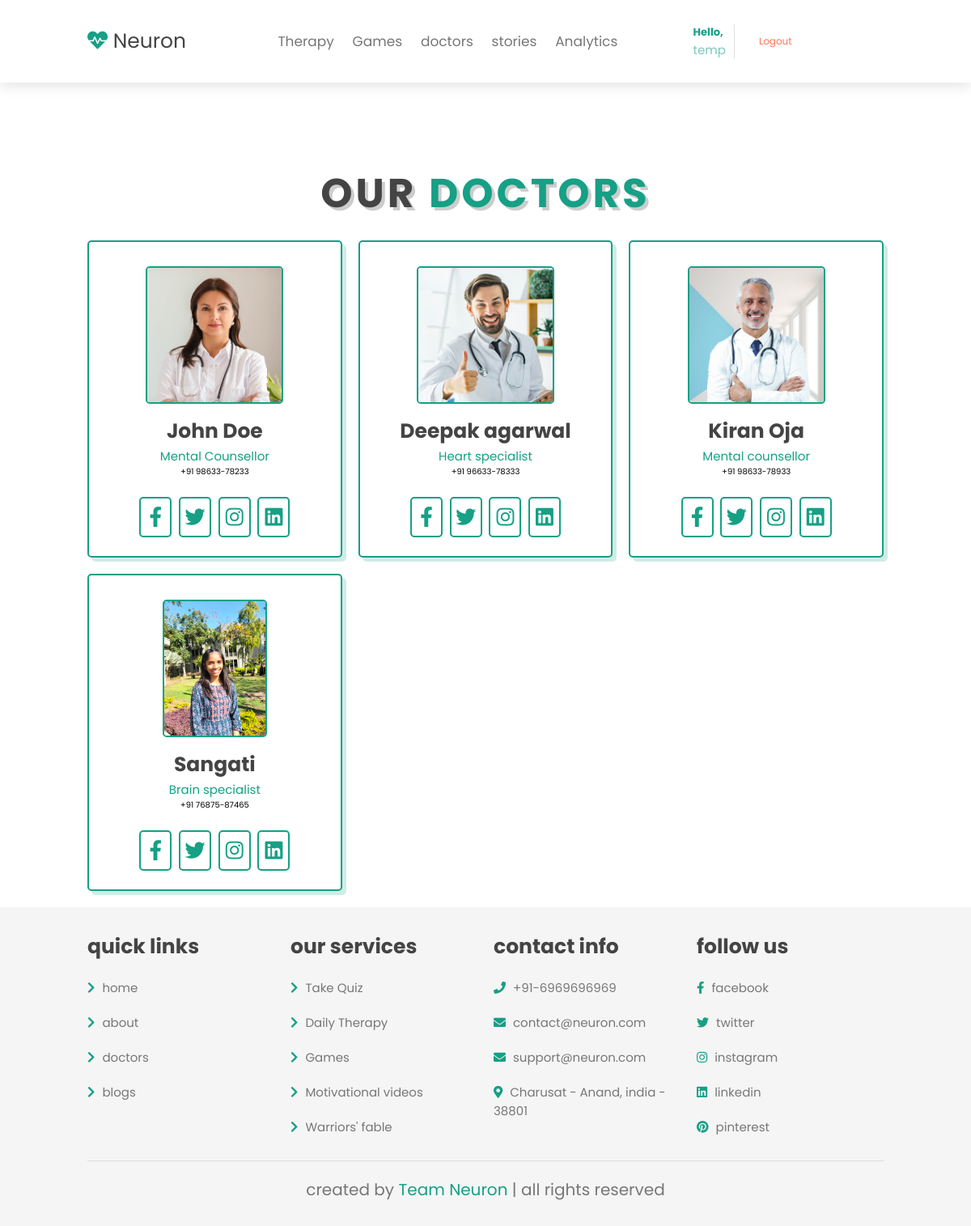
Page /doctors (signed in) on the committed database.
### neuron_main/models.py (models this page shows)
class Doctor(models.Model):
    photo = models.ImageField(upload_to='media/image/', null=True)
    portfolio = models.CharField(max_length=100)
    name = models.CharField(max_length=30)
    location = models.CharField(max_length=50)
    contact_no = models.CharField(max_length=15)

### neuron_main/views.py (the view)
# urls.py: path('doctors', views.doctors, name="Doctors | Neuron"),
def doctors(request):
    user = request.user
    doctors = list(Doctor.objects.all())
    if(user.is_authenticated):
        return render(request, 'doctors.html', context={'username': user.username, 'doctors': doctors})
    return render(request, 'doctors.html', context={'doctors': doctors})

### templates/doctors.html (shortened to what this page needs)
{% extends 'base.html' %}
{% load static %}
  {% block content %}
<section class="doctors" id="doctors">
    <h1 class="heading" style="padding-top: 10vh"> our <span>doctors</span> </h1>
    <div class="box-container">
      {% for doctor in doctors %}
        <div class="box">
            <img src="{{ doctor.photo.url }}" alt="">
            <h3>{{doctor.name}}</h3>
            <span>{{doctor.portfolio}}</span>
            <pre style="font-size: 1rem">{{doctor.contact_no}}</pre>
            <div class="share">
                <a href="#" class="fab fa-facebook-f"></a>
                <a href="#" class="fab fa-twitter"></a>
                <a href="#" class="fab fa-instagram"></a>
                <a href="#" class="fab fa-linkedin"></a>
            </div>
        </div>
      {% endfor %}
    </div>
</section>
{% endblock %}

### templates/base.html (shortened to what this page needs)
{% load static %}
<!DOCTYPE html>
<html lang="en">
<head>
    <link rel="stylesheet" href="https://cdnjs.cloudflare.com/ajax/libs/font-awesome/5.15.4/css/all.min.css">
    <link rel="stylesheet" href="{% static 'css/base.css' %}">
</head>
<body>
<header class="header" style="position: relative;margin-bottom: -4rem;">
    <a href="/" class="logo"> <i class="fas fa-heartbeat"></i> Neuron </a>
    <nav class="navbar">
        <a href="/therapy">Therapy</a>
        <a href="/game">Games</a>
        <a href="/doctors">doctors</a>
        <a href="/stories">stories</a>
        {% if request.user.is_authenticated %}
            <a href="/analytics">Analytics</a>
        {% endif %}
    </nav>
    {% if username %}
    <div style="display: flex;align-items: center;gap: 1rem">
        <div style="border-right: 1px solid #00000020;padding-right: 1rem;">
            <b style="font-size: 1.3rem;color: #16a085">Hello, </b>
            <pre style="font-size: 1.5rem;color: #16a08590;">{{ username }}</pre>
        </div>
        <form method="GET" action="/logout">
            <button type="submit" style="font-size: 1.2rem;color: tomato;cursor: pointer;background-color: transparent;">Logout</button>
        </form>
    </div>
    {% else %}
    <button onclick="document.getElementById('id01').style.display='block'" style="width:auto;">Login/signup</button>
    {% endif %}
</header>
<section class="login" id="login">
</section>
{% block content %}
{% endblock %}
<section class="footer">
    <div class="box-container">
        <div class="box">
            <h3>quick links</h3>
            <a href="#"> <i class="fas fa-chevron-right"></i> home </a>
            <a href="#"> <i class="fas fa-chevron-right"></i> about </a>
            <a href="#"> <i class="fas fa-chevron-right"></i> doctors </a>
            <a href="#"> <i class="fas fa-chevron-right"></i> blogs </a>
        </div>
        <div class="box">
            <h3>our services</h3>
            <a href="#"> <i class="fas fa-chevron-right"></i> Take Quiz </a>
            <a href="#"> <i class="fas fa-chevron-right"></i> Daily Therapy </a>
            <a href="#"> <i class="fas fa-chevron-right"></i> Games </a>
            <a href="#"> <i class="fas fa-chevron-right"></i> Motivational videos </a>
            <a href="#"> <i class="fas fa-chevron-right"></i> Warriors' fable </a>
        </div>
        <div class="box">
            <h3>contact info</h3>
            <a href="#"> <i class="fas fa-phone"></i> +91-6969696969 </a>
            <a href="#"> <i class="fas fa-envelope"></i> contact@neuron.com </a>
            <a href="#"> <i class="fas fa-envelope"></i> support@neuron.com </a>
            <a href="#"> <i class="fas fa-map-marker-alt"></i> Charusat - Anand, india - 38801 </a>
        </div>
        <div class="box">
            <h3>follow us</h3>
            <a href="#"> <i class="fab fa-facebook-f"></i> facebook </a>
            <a href="#"> <i class="fab fa-twitter"></i> twitter </a>
            <a href="#"> <i class="fab fa-instagram"></i> instagram </a>
            <a href="#"> <i class="fab fa-linkedin"></i> linkedin </a>
            <a href="#"> <i class="fab fa-pinterest"></i> pinterest </a>
        </div>
    </div>
    <div class="credit"> created by <span>Team Neuron</span> | all rights reserved </div>
</section>
</body>
</html>

### static/css/base.css (style rules this page uses)
body { font-family: Arial, Helvetica, sans-serif; }
:root { --green:#16a085; --black:#444; --light-color:#777; --box-shadow:.5rem .5rem 0 rgba(22, 160, 133, .2); --text-shadow:.4rem .4rem 0 rgba(0, 0, 0, .2); --border:.2rem solid var(--green); --card-height: 300px; --card-width: calc(var(--card-height) / 1.5); }
* { font-family: 'Poppins', sans-serif; margin:0; padding: 0; box-sizing: border-box; outline: none; border: none; transition: all .2s ease-out; text-decoration: none; }
html { font-size: 62.5%; overflow-x: hidden; scroll-padding-top: 7rem; scroll-behavior: smooth; }
section { padding:2rem 9%; }
section:nth-child(even) { background: #f5f5f5; }
.heading { text-align: center; padding-bottom: 2rem; text-shadow: var(--text-shadow); text-transform: uppercase; color:var(--black); font-size: 5rem; letter-spacing: .4rem; }
.heading span { text-transform: uppercase; color:var(--green); }
.header { padding:2rem 9%; position: fixed; top:0; left: 0; right: 0; z-index: 1000; box-shadow: 0 .5rem 1.5rem rgba(0, 0, 0, .1); display: flex; align-items: center; justify-content: space-between; background: #fff; }
.header .logo { font-size: 2.5rem; color: var(--black); }
.header .logo i { color: var(--green); }
.header .navbar a { font-size: 1.7rem; color: var(--light-color); margin-left: 2rem; }
.doctors .box-container { display: grid; grid-template-columns: repeat(auto-fit, minmax(30rem, 1fr)); gap:2rem; }
.doctors .box-container .box { text-align: center; background:#fff; border-radius: .5rem; border:var(--border); box-shadow: var(--box-shadow); padding:2rem; }
.doctors .box-container .box img { height: 17rem; border:var(--border); border-radius: .5rem; margin-top: 1rem; margin-bottom: 1rem; }
.doctors .box-container .box h3 { color:var(--black); font-size: 2.5rem; }
.doctors .box-container .box span { color:var(--green); font-size: 1.5rem; }
.doctors .box-container .box .share { padding-top: 2rem; }
.doctors .box-container .box .share a { height: 5rem; width: 4rem; line-height: 4.5rem; font-size: 2.5rem; color:var(--green); border-radius: .5rem; border:var(--border); margin:.3rem; }
.footer .box-container { display: grid; grid-template-columns: repeat(auto-fit, minmax(22rem, 1fr)); gap:2rem; }
.footer .box-container .box h3 { font-size: 2.5rem; color:var(--black); padding: 1rem 0; }
.footer .box-container .box a { display: block; font-size: 1.5rem; color:var(--light-color); padding: 1rem 0; }
.footer .box-container .box a i { padding-right: .5rem; color:var(--green); }
.footer .credit { padding: 1rem; padding-top: 2rem; margin-top: 2rem; text-align: center; font-size: 2rem; color:var(--light-color); border-top: .1rem solid rgba(0, 0, 0, .1); }
.footer .credit span { color:var(--green); }
button { background-color:#16a085;; color: white; padding: 14px 20px; margin: 8px 0; border: none; cursor: pointer; width: 100%; border-radius: 50px; }
* { box-sizing: border-box }
button { background-color: #04AA6D; color: white; padding: 14px 20px; margin: 8px 0; border: none; cursor: pointer; width: 100%; opacity: 0.9; }

### templates/doctors.html (style rules this page uses)
html { box-sizing: border-box; font-family: 'Poppins', sans-serif; }
*, *::after, *::before { box-sizing: inherit; margin: 0; padding: 0; }
body { background-image: url('https://www.shutterstock.com/image-illustration/blurred-lights-on-blue-gradient-260nw-227742202.jpg'); background-size: cover; font-family: 'Montserrat', sans-serif; }

### rows in the picture
Doctor: photo (picture), name "John Doe", portfolio "Mental Counsellor", contact_no "+91 98633-78233"
Doctor: photo (picture), name "Deepak agarwal", portfolio "Heart specialist", contact_no "+91 96633-78333"
Doctor: photo (picture), name "Kiran Oja", portfolio "Mental counsellor", contact_no "+91 98633-78933"
Doctor: photo (picture), name "Sangati", portfolio "Brain specialist", contact_no "+91 76875-87465"

### other values in the picture
{{ username }} "temp"
